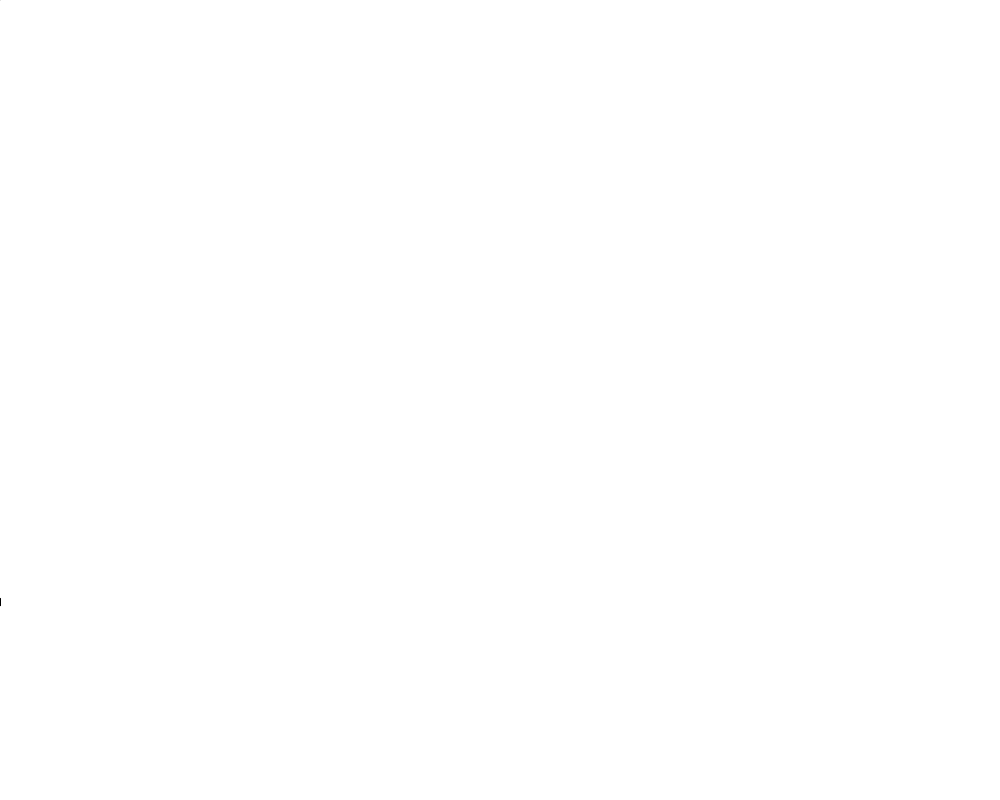
Frame 1 (no input)
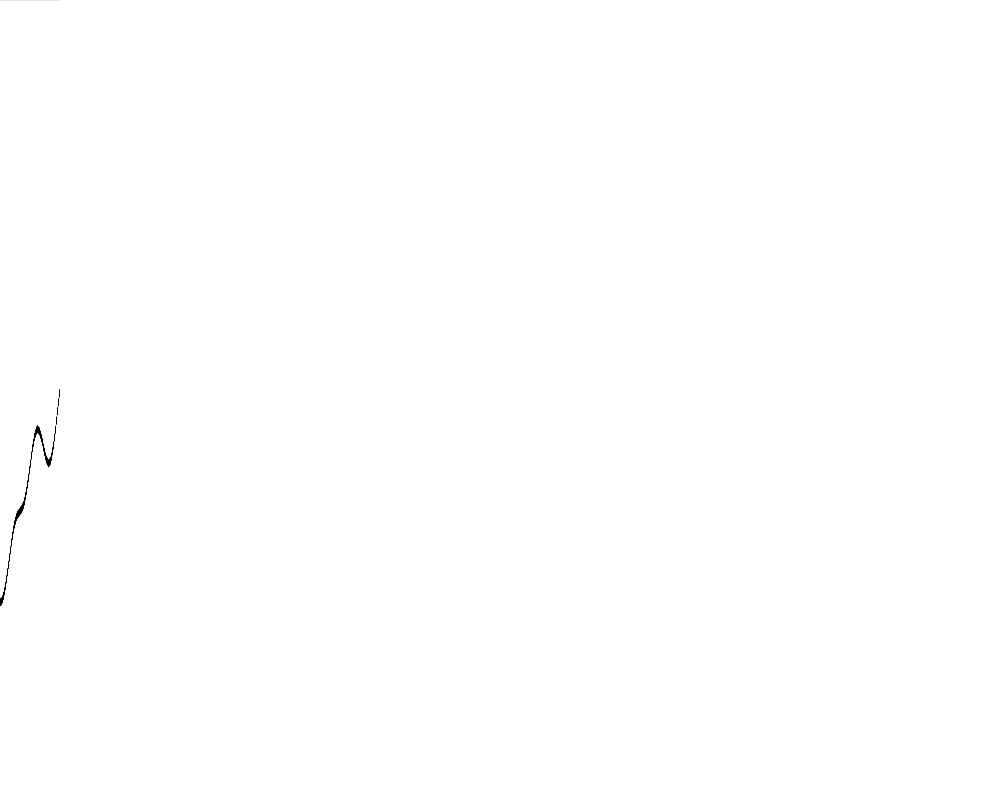
Frame 60 (the mouse pressed at the canvas centre just before this capture)
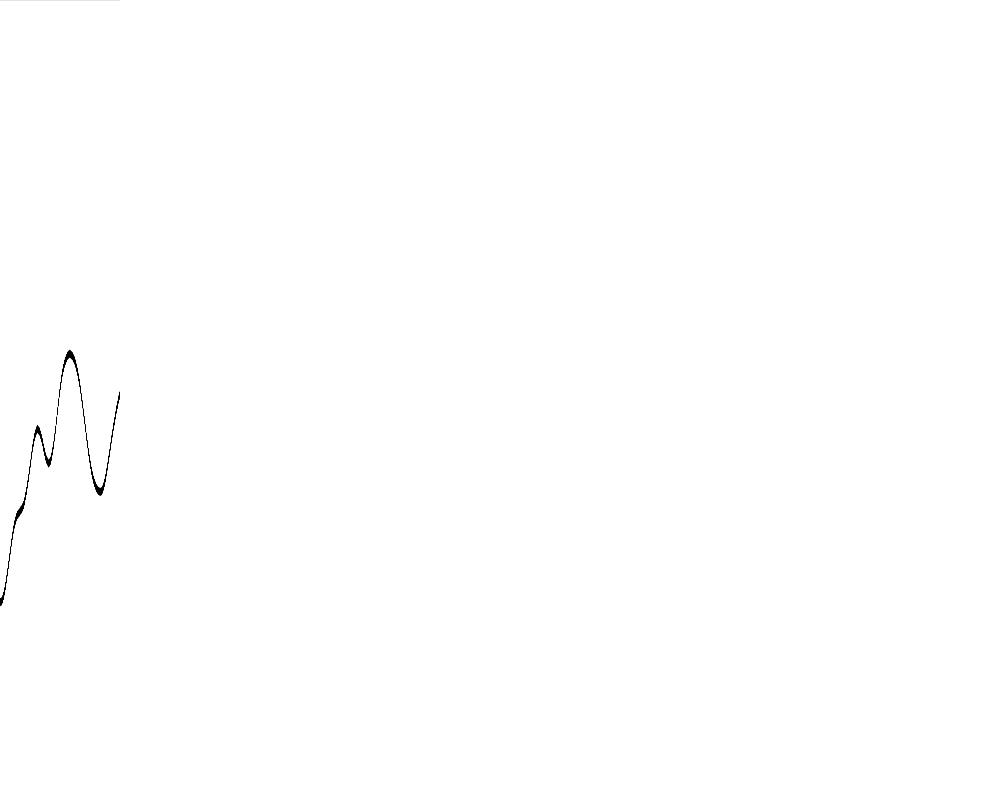
Frame 120 (the mouse held since frame 60 and released just before this capture)

The Processing sketch that drew these frames (run headless with seeded random() and noise(); from frame 60 on, the mouse is pressed at the canvas centre):

// Processing sketch: Graphing_1_d_perlin_noise
// ── Graphing_1_d_perlin_noise.pde
float tX = 0; 
float change = 0.01; 
float curveWidth = 8; //in pixel


void setup()
{
 size(1000, 800);  
  background(255); 
  
  
}

float rectH; //Height of the rectangle we'll be drawing.
float tranVal = change; 
float bav  = 1; 

void draw()
{
  rectH = noise(tX); 
  rectH = map(rectH, 0, 1, 0, width); 
  
  pushMatrix();
  
  if(tX > width)
  {
    translate(-tranVal, 0); 
    tranVal+=change; 
  }
  
  noStroke(); 
  fill(0); 
  // rect(0, tX*100, rectH, 1); //For vertical curve
 rect(tX*100, 0, 1, rectH, bav); //For horizontal curve
  
  fill(255, 255, 255); 
  //rect(0, tX*100, rectH - curveWidth, 2); //For Vertical curve
 rect(tX*100, 0, 1, rectH - curveWidth, bav); //For horizontal curve. 
  
  tX+=change; 
  
  popMatrix(); 
}
